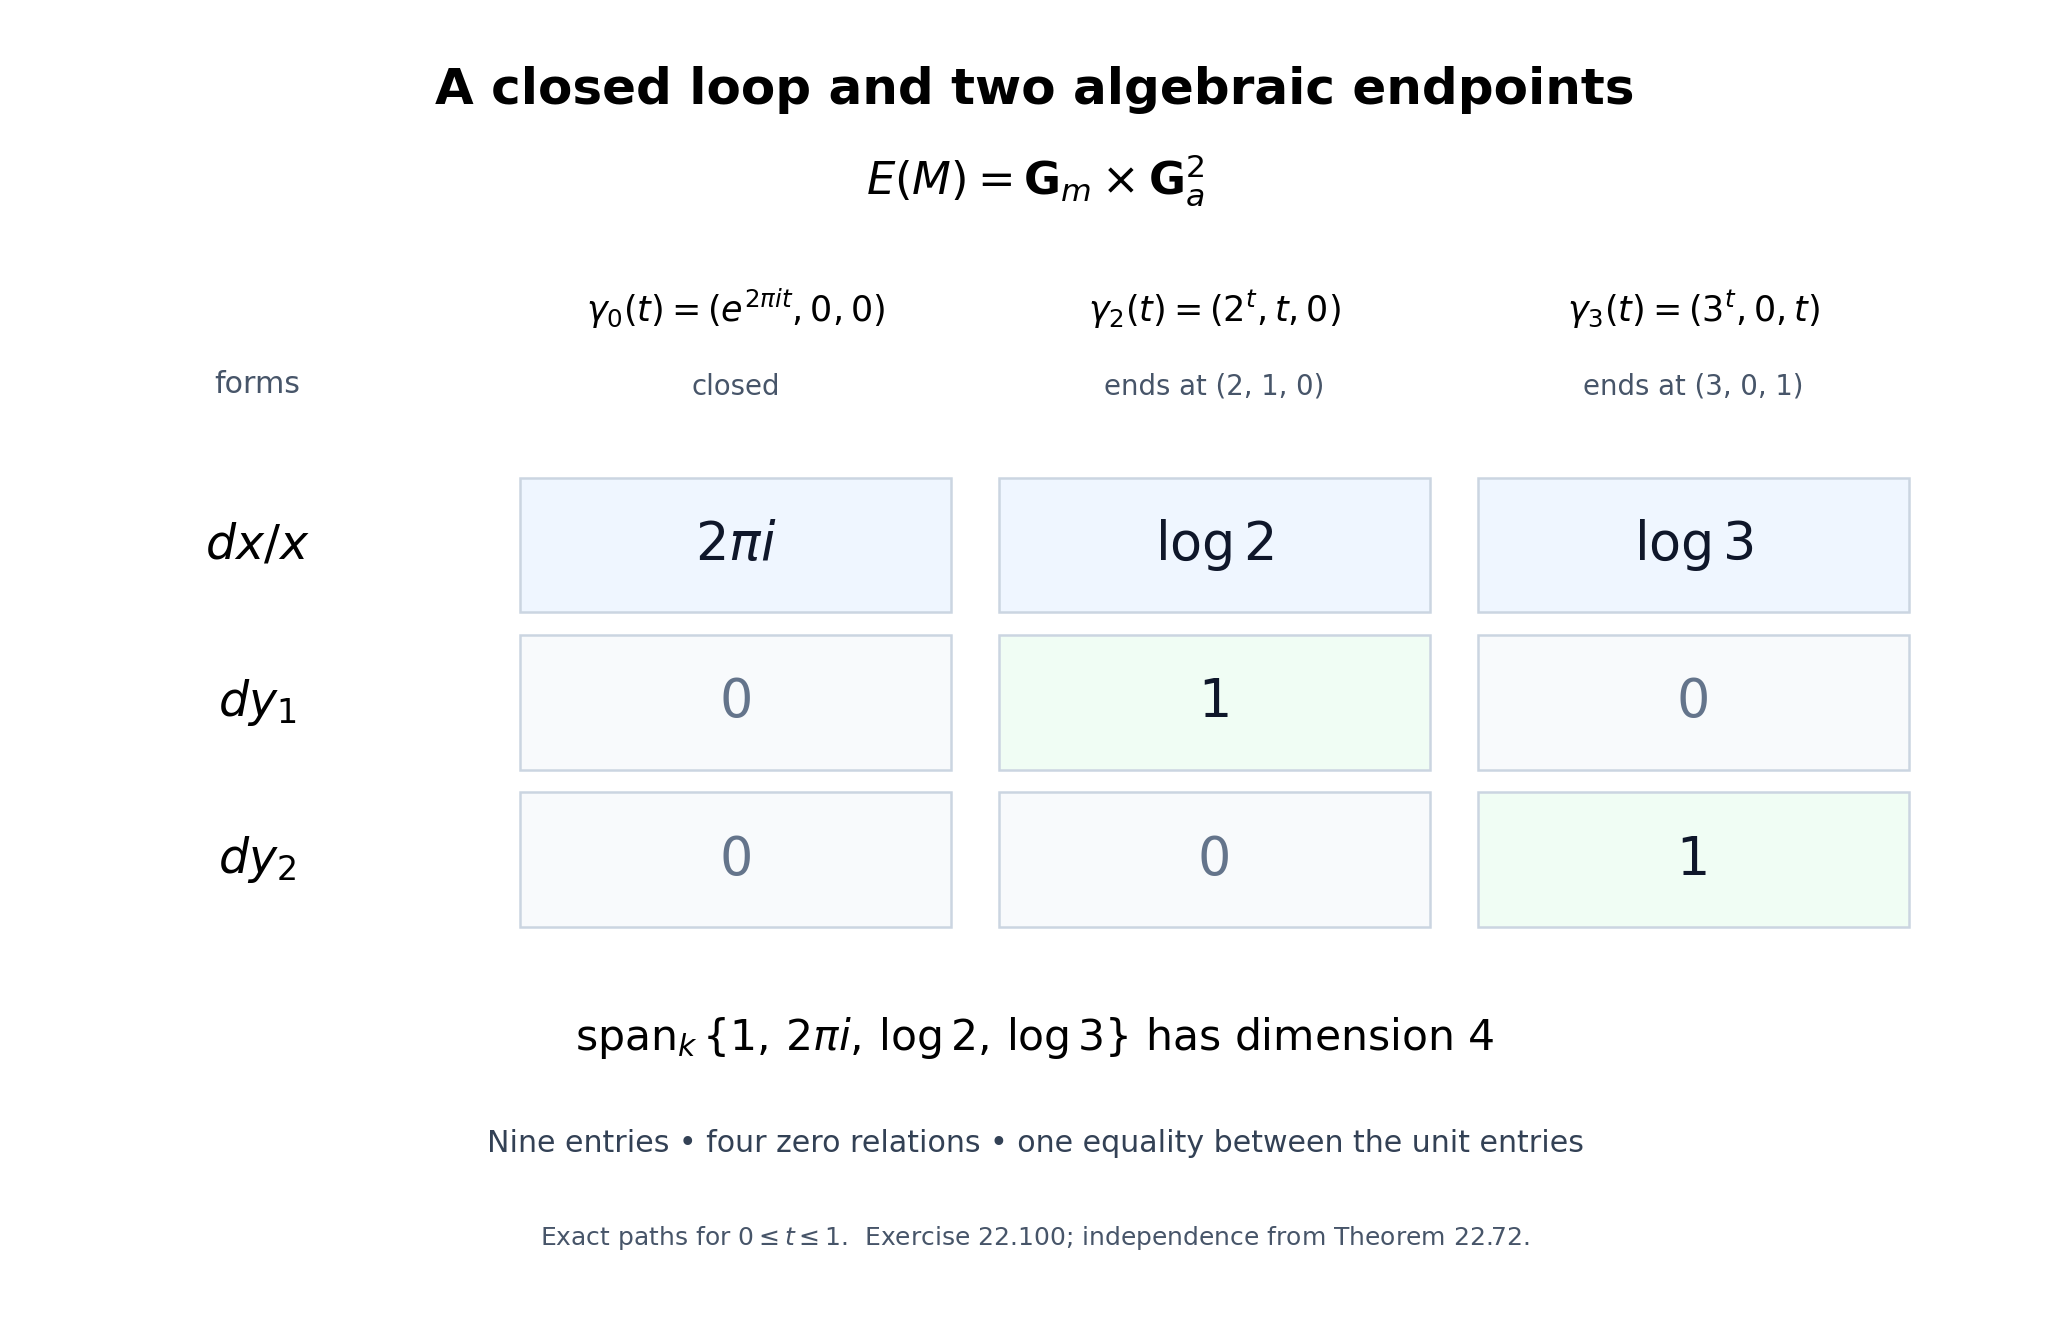

This chart was generated by the following Python code:
"""Figure22.7: exact paths and matrix for Exercise22.100."""
from pathlib import Path
import matplotlib
matplotlib.use("Agg")
import matplotlib.pyplot as plt
from matplotlib.patches import Rectangle

plt.rcParams.update({"font.family": "DejaVu Sans", "mathtext.fontset": "dejavusans",
                     "font.size": 12})
fig, ax = plt.subplots(figsize=(11.5, 7.4), facecolor="white")
ax.set(xlim=(0, 11.5), ylim=(0, 7.4))
ax.axis("off")
ax.text(5.75, 6.95, "A closed loop and two algebraic endpoints",
        ha="center", fontsize=20, weight="bold")
ax.text(5.75, 6.43, r"$E(M)=\mathbf{G}_m\times\mathbf{G}_a^2$",
        ha="center", fontsize=18)
columns = [(4, r"$\gamma_0(t)=(e^{2\pi it},0,0)$", "closed"),
           (6.8, r"$\gamma_2(t)=(2^t,t,0)$", "ends at (2, 1, 0)"),
           (9.6, r"$\gamma_3(t)=(3^t,0,t)$", "ends at (3, 0, 1)")]
for x, path, endpoint in columns:
    ax.text(x, 5.69, path, ha="center", fontsize=14)
    ax.text(x, 5.27, endpoint, ha="center", fontsize=11, color="#475569")
row_labels = [r"$dx/x$", r"$dy_1$", r"$dy_2$"]
entries = [[r"$2\pi i$", r"$\log 2$", r"$\log 3$"],
           ["0", "1", "0"], ["0", "0", "1"]]
for i, label in enumerate(row_labels):
    y = 4.4-i*.91
    ax.text(1.2, y, label, ha="center", va="center", fontsize=19)
    for j, (x, _, _) in enumerate(columns):
        val = entries[i][j]
        color = "#eff6ff" if i == 0 else ("#f0fdf4" if val == "1" else "#f8fafc")
        ax.add_patch(Rectangle((x-1.26, y-.39), 2.52, .78,
                               facecolor=color, edgecolor="#cbd5e1"))
        ax.text(x, y, val, ha="center", va="center", fontsize=21,
                color="#64748b" if val == "0" else "#0f172a")
ax.text(1.2, 5.28, "forms", ha="center", color="#475569")
ax.text(5.75, 1.48, r"$\operatorname{span}_k\{1,\,2\pi i,\,\log2,\,\log3\}$ has dimension 4",
        ha="center", fontsize=17)
ax.text(5.75, .89, "Nine entries • four zero relations • one equality between the unit entries",
        ha="center", fontsize=12, color="#334155")
ax.text(5.75, .35, r"Exact paths for $0\leq t\leq1$.  Exercise 22.100; independence from Theorem 22.72.",
        ha="center", fontsize=10, color="#475569")
fig.subplots_adjust(left=.025, right=.975, top=.98, bottom=.02)
dest = Path(__file__).with_suffix(".png")
fig.savefig(dest, dpi=180, facecolor="white")
plt.close(fig)
print(dest)
